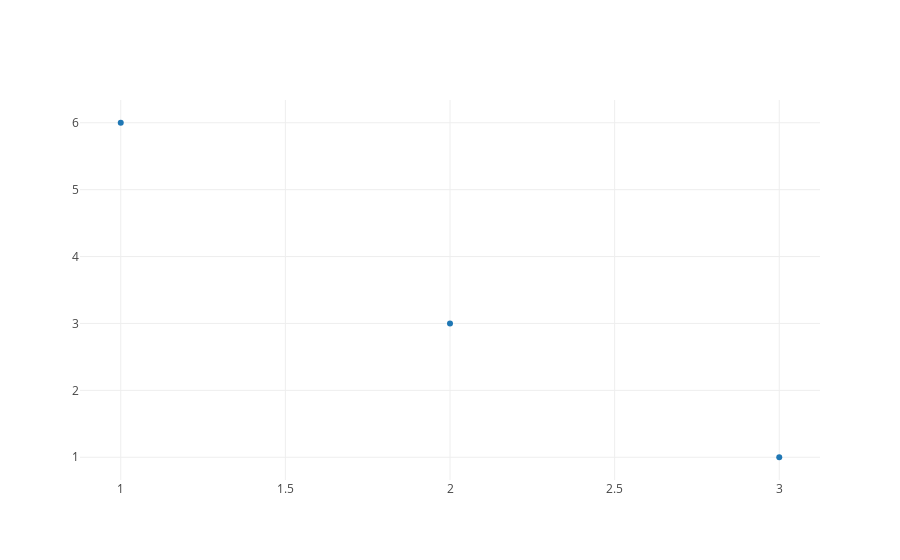

The notebook cell this image was saved under:
### Markdown cell above
Ok, now let's see this `layout` function in action.

### Code cell
another_trace = trace_values([1, 2, 3], [6, 3, 1])
another_layout = layout([-1, 4], [0, 7], {'title': 'Going Down...'})
plot({'data': [another_trace], 'layout': another_layout})

### Figure 1 — Plotly figure (JSON) as saved in the notebook; plotly's stock layout.template omitted (floating-point values rounded to 4 significant figures)
{"data": [{"mode": "markers", "name": "data", "type": "scatter", "uid": "db72b82a-7f6e-11e9-8417-174924cb141a", "x": [1, 2, 3], "y": [6, 3, 1]}], "layout": {}}
